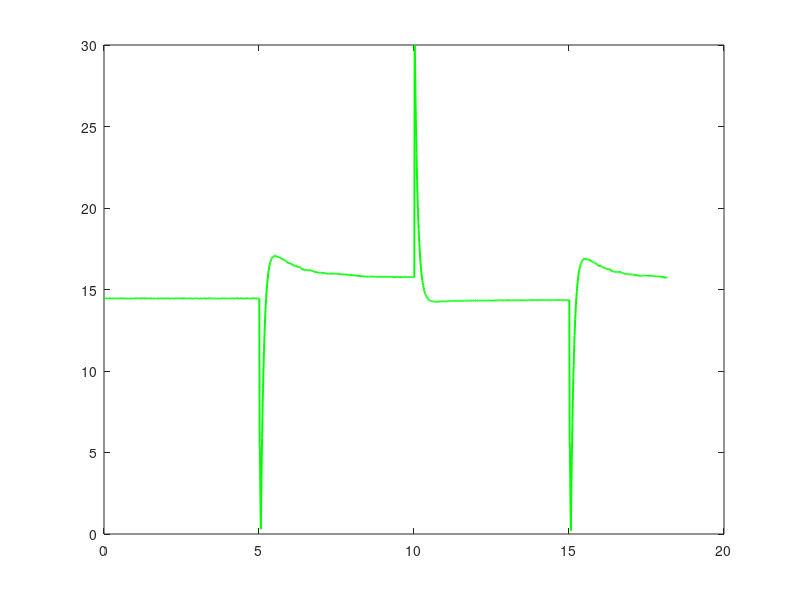

MATLAB code to generate this figure: (Note: this script raises an error after producing the figure.)
values = load("external1.csv") ;
plot((values(:,5)),values(:,3),'LineWidth',1.4, 'color', "green")

hold on
plot((values(:,5)),values(:,1), Color="#0072BD")
plot((values(:,5)),values(:,2), "--")


ylabel("Luminance (Lux)", 'Interpreter', 'latex')
xlabel("Time (s)", 'Interpreter', 'latex')
ylim([0 35])
xlim([0 14])
yyaxis right
plot((values(:,5)),values(:,4))
ylim([0 1])
ylabel("Duty cycle", 'Interpreter', 'latex')
set(gca,'TickLabelInterpreter','latex')
legend("o(t)", "y(t)", "r(t)",  "d(t)", 'Interpreter', 'latex')

grid on
